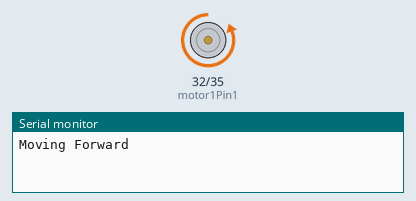
This sketch was run on a simulated ESP32. Shown: motor-driver pin pairs drawn as motors (green arrow = first pin HIGH = forward, orange = second pin HIGH = backward, longer = more drive), the last lines printed to the serial monitor.

Above: at 1.0 s.
At 2.5 s:
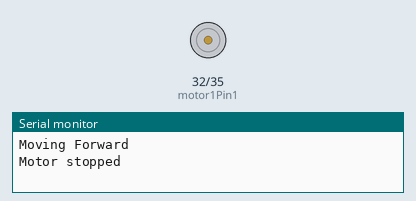
At 4.0 s:
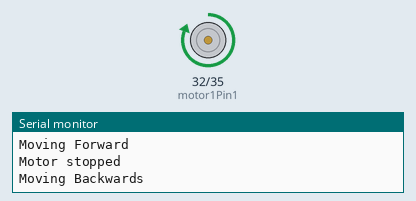
Timing chart, 0 to 7.8 s (numbered marks = the images above):
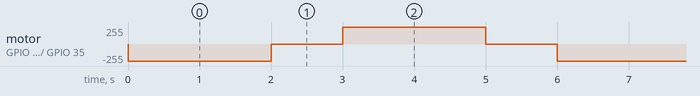

The sketch:

ESP32_Motor_Driver.ino
```cpp
// Motor A
int motor1Pin1 = 32;
int motor1Pin2 = 35;
int enablePin = 34;

// Setting PWM properties
const int freq = 30000;
const int pwmChannel = 0;
const int resolution = 8;
int dutyCycle = 200;

void setup() {
  // sets the pins as outputs:
  pinMode(motor1Pin1, OUTPUT);
  pinMode(motor1Pin2, OUTPUT);

  // configure LED PWM functionalitites
  //ledcSetup(pwmChannel, freq, resolution);

  // attach the channel to the GPIO to be controlled
  //ledcAttachPin(enable1Pin, pwmChannel);

  Serial.begin(9600);

  // testing
  //Serial.print("Testing DC Motor...");
}

void loop() {
  // Move the DC motor forward at maximum speed
  Serial.println("Moving Forward");
  digitalWrite(motor1Pin1, LOW);
  digitalWrite(motor1Pin2, HIGH);
  delay(2000);

  // Stop the DC motor
  Serial.println("Motor stopped");
  digitalWrite(motor1Pin1, LOW);
  digitalWrite(motor1Pin2, LOW);

  delay(1000);

  // Move DC motor backwards at maximum speed
  Serial.println("Moving Backwards");
  digitalWrite(motor1Pin1, HIGH);
  digitalWrite(motor1Pin2, LOW);
  digitalWrite(enablePin, HIGH);
  delay(2000);

  // Stop the DC motor
  Serial.println("Motor stopped");
  digitalWrite(motor1Pin1, LOW);
  digitalWrite(motor1Pin2, LOW);
  delay(1000);

  // Move DC motor forward with increasing speed
  digitalWrite(motor1Pin1, HIGH);
  digitalWrite(motor1Pin2, LOW);
 /* while (dutyCycle <= 255){
    ledcWrite(pwmChannel, dutyCycle);
    Serial.print("Forward with duty cycle: ");
    Serial.println(dutyCycle);
    dutyCycle = dutyCycle + 5;
    delay(500);
  }*/
  dutyCycle = 200;
}
```

Measured:
- by itself, motor on GPIO 32 (motor1Pin1) / GPIO 35 (motor1Pin2): repeats every 6.0 s: stopped 1.0 s, forward 255/255 2.0 s, stopped 1.0 s, backward 255/255 2.0 s
